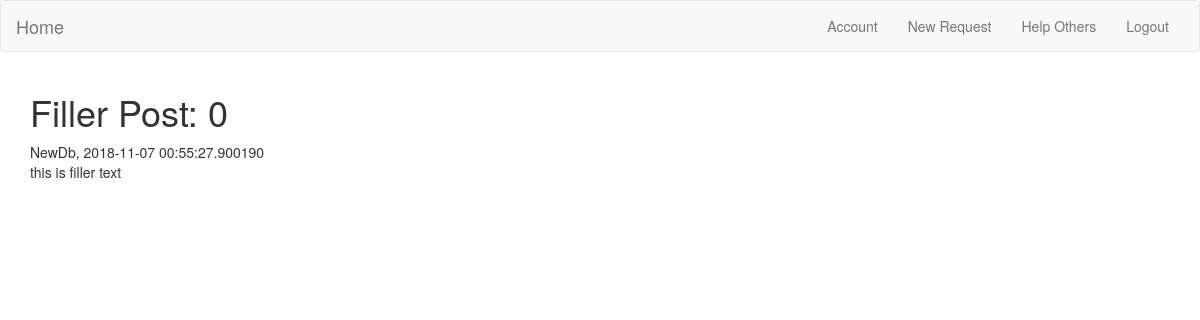
The app's page /request/92 (signed in) with its own data.
### app/models.py (models this page shows, shortened)
class Request(db.Model):
    id = db.Column(db.Integer, primary_key=True)
    uid = db.Column(db.Integer, db.ForeignKey('user.id'))
    expertise_id = db.Column(db.Integer, db.ForeignKey('expertise.id'), index=True)
    title = db.Column(db.String(64))
    description = db.Column(db.String(560))
    timestamp = db.Column(db.DateTime, index=True, default=datetime.utcnow)
    is_active = db.Column(db.Boolean)

class User(UserMixin, db.Model):
    id = db.Column(db.Integer, primary_key=True)
    name = db.Column(db.String(64), index=True, unique=True)
    email = db.Column(db.String(120), index=True, unique=True)
    class_year = db.Column(db.Integer)
    department = db.Column(db.String(120))
    sport = db.Column(db.String(64), index=True)
    sec_sport = db.Column(db.String(64))
    requests = db.relationship('Request', backref='author', lazy='dynamic')
    confirmed = db.Column(db.Boolean, nullable=False, default=False)
    password_hash = db.Column(db.String(128))
    fields = db.relationship('Expertise', secondary=uTe, lazy='dynamic',
                                backref=db.backref('users', lazy='dynamic'))

### app/routes.py (the view)
@app.route('/request/<id>')
@login_required
@check_confirmed
def indiv_request(id):
    req = Request.query.get(id)
    return render_template('request.html', req=req)

### app/models.py (called while the page is built)
@login.user_loader
def load_user(id):
    return User.query.get(int(id))

### app/templates/request.html
{% extends "base.html" %}
{% block app_content %}
<h1>{{ req.title }}</h1>
<span>{{ req.author.name }},  {{ req.timestamp }}</span>
<p>{{ req.description }}</p>
{% endblock %}

### records on screen
Request: title "Filler Post: 0", timestamp "2018-11-07 00:55:27.900190", description "this is filler text"
User: author.name "NewDb"
